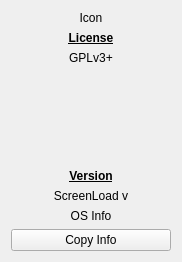
<?xml version="1.0" encoding="UTF-8"?>
<ui version="4.0">
 <class>InfoWindow</class>
 <widget class="QWidget" name="InfoWindow">
  <property name="geometry">
   <rect>
    <x>0</x>
    <y>0</y>
    <width>182</width>
    <height>262</height>
   </rect>
  </property>
  <property name="windowTitle">
   <string>About</string>
  </property>
  <property name="windowIcon">
   <iconset resource="../../data/graphics.qrc">
    <normaloff>:/img/app/screenload.png</normaloff>:/img/app/screenload.png</iconset>
  </property>
  <layout class="QGridLayout" name="gridLayout">
   <item row="0" column="0">
    <layout class="QVBoxLayout" name="verticalLayout">
     <item>
      <widget class="QLabel" name="IconSVG">
       <property name="text">
        <string>Icon</string>
       </property>
       <property name="alignment">
        <set>Qt::AlignCenter</set>
       </property>
      </widget>
     </item>
     <item>
      <widget class="QLabel" name="License">
       <property name="font">
        <font>
         <bold>true</bold>
         <underline>true</underline>
        </font>
       </property>
       <property name="text">
        <string>License</string>
       </property>
       <property name="alignment">
        <set>Qt::AlignCenter</set>
       </property>
       <property name="textInteractionFlags">
        <set>Qt::TextSelectableByKeyboard|Qt::TextSelectableByMouse</set>
       </property>
      </widget>
     </item>
     <item>
      <widget class="QLabel" name="LicenseDetails">
       <property name="text">
        <string>GPLv3+</string>
       </property>
       <property name="alignment">
        <set>Qt::AlignCenter</set>
       </property>
       <property name="textInteractionFlags">
        <set>Qt::TextSelectableByKeyboard|Qt::TextSelectableByMouse</set>
       </property>
      </widget>
     </item>
     <item>
      <spacer name="verticalSpacer">
       <property name="orientation">
        <enum>Qt::Vertical</enum>
       </property>
       <property name="sizeHint" stdset="0">
        <size>
         <width>20</width>
         <height>40</height>
        </size>
       </property>
      </spacer>
     </item>
     <item>
      <widget class="QLabel" name="Version">
       <property name="font">
        <font>
         <bold>true</bold>
         <underline>true</underline>
        </font>
       </property>
       <property name="text">
        <string>Version</string>
       </property>
       <property name="alignment">
        <set>Qt::AlignCenter</set>
       </property>
       <property name="textInteractionFlags">
        <set>Qt::TextSelectableByKeyboard|Qt::TextSelectableByMouse</set>
       </property>
      </widget>
     </item>
     <item>
      <widget class="QLabel" name="VersionDetails">
       <property name="text">
        <string>ScreenLoad v</string>
       </property>
       <property name="alignment">
        <set>Qt::AlignCenter</set>
       </property>
       <property name="textInteractionFlags">
        <set>Qt::TextSelectableByKeyboard|Qt::TextSelectableByMouse</set>
       </property>
      </widget>
     </item>
     <item>
      <widget class="QLabel" name="OperatingSystemDetails">
       <property name="text">
        <string>OS Info</string>
       </property>
       <property name="alignment">
        <set>Qt::AlignCenter</set>
       </property>
       <property name="textInteractionFlags">
        <set>Qt::TextSelectableByKeyboard|Qt::TextSelectableByMouse</set>
       </property>
      </widget>
     </item>
     <item>
      <widget class="QPushButton" name="CopyInfoButton">
       <property name="text">
        <string>Copy Info</string>
       </property>
      </widget>
     </item>
    </layout>
   </item>
  </layout>
 </widget>
 <resources>
  <include location="../../data/graphics.qrc"/>
 </resources>
 <connections/>
</ui>
